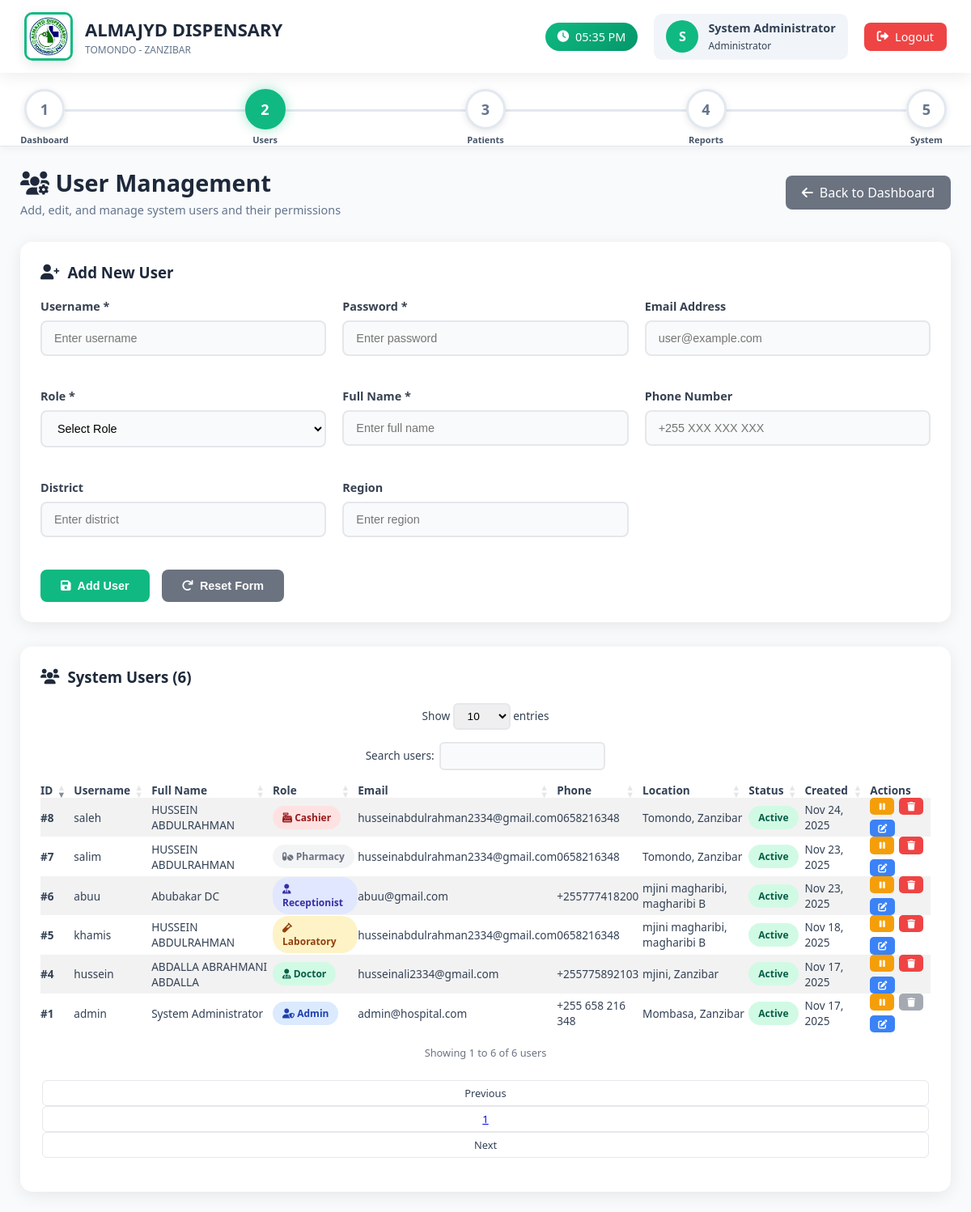
The page /admin/manage_users.php (signed in) on the database as committed earlier.
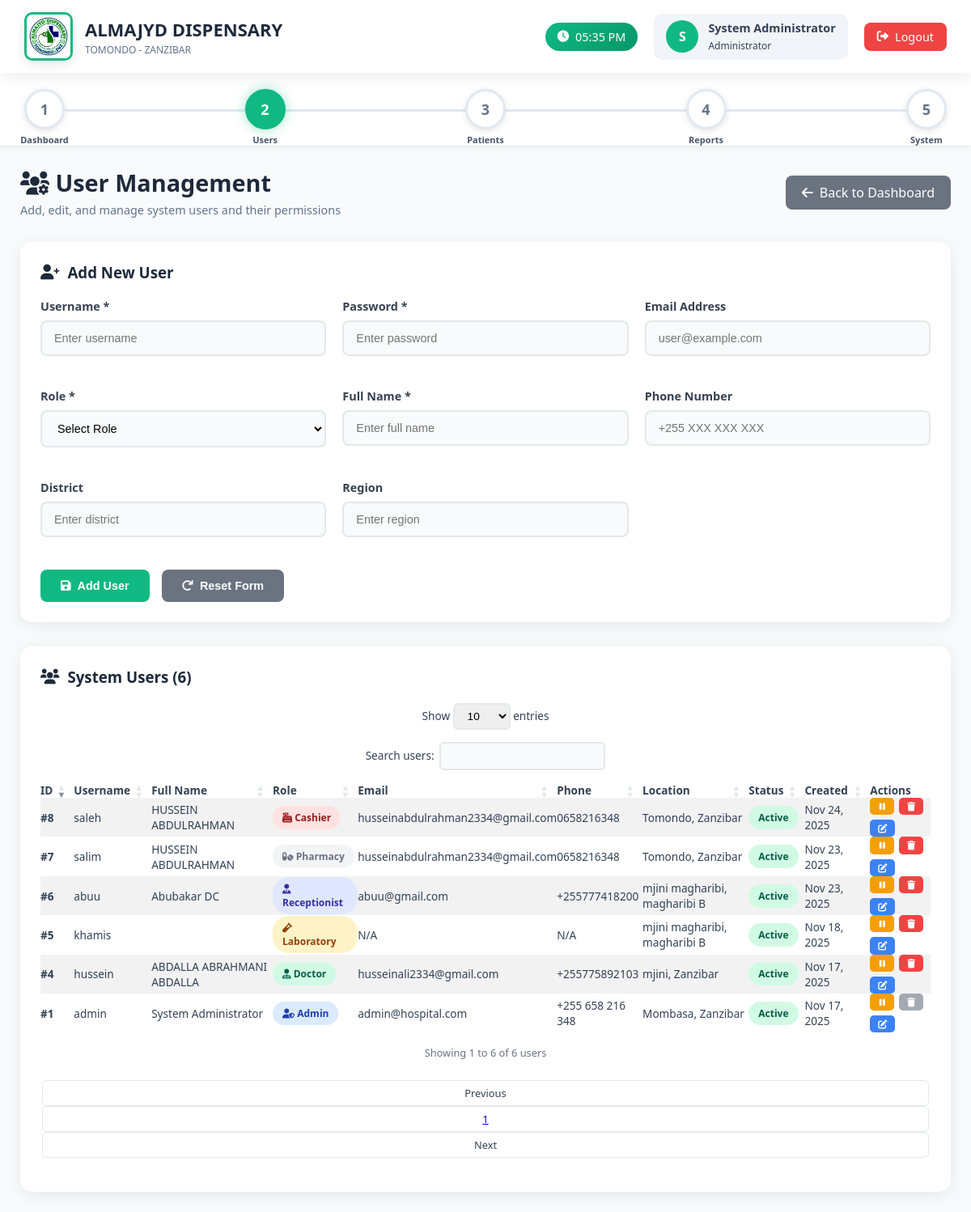
The same page on the database as committed later.
### tables this page shows
CREATE TABLE `users` (
  `id` int(11) NOT NULL,
  `username` varchar(50) NOT NULL,
  `password` varchar(255) NOT NULL,
  `email` varchar(100) DEFAULT NULL,
  `role` enum('admin','doctor','receptionist','laboratory','pharmacy','cashier') NOT NULL,
  `full_name` varchar(100) NOT NULL,
  `phone` varchar(20) DEFAULT NULL,
  `district` varchar(100) DEFAULT NULL,
  `region` varchar(100) DEFAULT NULL,
  `created_at` timestamp NOT NULL DEFAULT current_timestamp(),
  `status` enum('active','inactive') DEFAULT 'active',
  `permissions` text DEFAULT NULL,
  `last_login` timestamp NULL DEFAULT NULL
);

### admin/manage_users.php (the view, shortened to what the changed rows need)
<?php
require_once '../config.php';
$users = $pdo->query("SELECT * FROM users ORDER BY created_at DESC")->fetchAll(PDO::FETCH_ASSOC);
?>
<!DOCTYPE html>
<html lang="en">
<head>
    <link rel="stylesheet" href="https://cdn.datatables.net/1.13.6/css/dataTables.bootstrap5.min.css">
    <link rel="stylesheet" href="https://cdnjs.cloudflare.com/ajax/libs/font-awesome/6.0.0/css/all.min.css">
</head>
<body>
    <div class="topbar">
        <div class="logo-section">
            <div class="clinic-info">
                <h1>ALMAJYD DISPENSARY</h1>
            </div>
        </div>
    </div>
    <div class="main">
        <div class="page-header">
            <div class="page-title">
                <h2><i class="fas fa-users-cog"></i> User Management</h2>
            </div>
        </div>
        <div class="table-container">
            <div class="table-responsive">
                <table class="table table-striped table-hover" id="usersTable" style="width:100%">
                    <thead>
                        <tr>
                            <th>ID</th>
                            <th>Username</th>
                            <th>Full Name</th>
                            <th>Role</th>
                            <th>Email</th>
                            <th>Phone</th>
                            <th>Location</th>
                            <th>Status</th>
                            <th>Created</th>
                            <th>Actions</th>
                        </tr>
                    </thead>
                    <tbody>
                        <?php foreach ($users as $user): ?>
                        <tr>
                            <td><strong>#<?php echo $user['id']; ?></strong></td>
                            <td><?php echo htmlspecialchars($user['username']); ?></td>
                            <td><?php echo htmlspecialchars($user['full_name']); ?></td>
                            <td>
                                <span class="badge
                                    <?php
                                    switch($user['role']) {
                                        case 'admin': echo 'badge-primary'; break;
                                        case 'doctor': echo 'badge-success'; break;
                                        case 'receptionist': echo 'badge-info'; break;
                                        case 'laboratory': echo 'badge-warning'; break;
                                        case 'pharmacy': echo 'badge-secondary'; break;
                                        case 'cashier': echo 'badge-danger'; break;
                                    }
                                    ?>">
                                    <i class="fas fa-<?php
                                        switch($user['role']) {
                                            case 'admin': echo 'user-shield'; break;
                                            case 'doctor': echo 'user-md'; break;
                                            case 'receptionist': echo 'user-tie'; break;
                                            case 'laboratory': echo 'vial'; break;
                                            case 'pharmacy': echo 'pills'; break;
                                            case 'cashier': echo 'cash-register'; break;
                                        }
                                    ?>"></i>
                                    <?php echo ucfirst($user['role']); ?>
                                </span>
                            </td>
                            <td><?php echo htmlspecialchars($user['email'] ?: 'N/A'); ?></td>
                            <td><?php echo htmlspecialchars($user['phone'] ?: 'N/A'); ?></td>
                            <td>
                                <?php
                                $location = [];
                                if ($user['district']) $location[] = $user['district'];
                                if ($user['region']) $location[] = $user['region'];
                                echo $location ? implode(', ', $location) : 'N/A';
                                ?>
                            </td>
                            <td>
                                <span class="badge <?php echo $user['status'] == 'active' ? 'badge-success' : 'badge-danger'; ?>">
                                    <?php echo ucfirst($user['status']); ?>
                                </span>
                            </td>
                            <td><?php echo date('M j, Y', strtotime($user['created_at'])); ?></td>
                            <td>
                                <div class="action-buttons">
                                    <?php if ($user['status'] == 'active'): ?>
                                        <a href="?action=deactivate&id=<?php echo $user['id']; ?>"
                                           class="btn-sm btn-warning"
                                           onclick="return confirm('Deactivate this user?')">
                                            <i class="fas fa-pause"></i>
                                        </a>
                                    <?php endif; ?>
                                    <?php if ($user['role'] != 'admin'): ?>
                                        <a href="?action=delete&id=<?php echo $user['id']; ?>"
                                           class="btn-sm btn-danger"
                                           onclick="return confirm('Are you sure you want to delete this user? This action cannot be undone.')">
                                            <i class="fas fa-trash"></i>
                                        </a>
                                    <?php else: ?>
                                        <span class="btn-sm btn-secondary" style="cursor: not-allowed; opacity: 0.6;">
                                            <i class="fas fa-trash"></i>
                                        </span>
                                    <?php endif; ?>
                                    <a href="?edit=<?php echo $user['id']; ?>" class="btn-sm btn-info">
                                        <i class="fas fa-edit"></i>
                                    </a>
                                </div>
                            </td>
                        </tr>
                        <?php endforeach; ?>
                    </tbody>
                </table>
            </div>
        </div>
    </div>
</body>
</html>

Rows that differ between the two databases and show on the page:
changed users "khamis": email "husseinabdulrahman2334@gmail.com" → "N/A"; phone "0658216348" → "N/A"; full_name "HUSSEIN ABDULRAHMAN" → (not shown)
